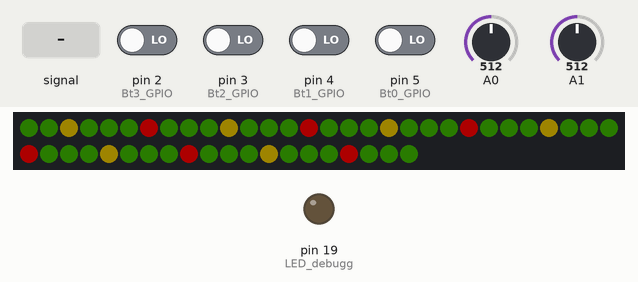
The sketch below on a simulated Arduino Uno, built with avr-gcc and run on an emulated ATmega328P. Parts: 50 RGB LEDs in strip order, left to right, continuing on the next row, output pins drawn as LEDs (lit = HIGH). Dashed ring = blinking. Inputs (shaded band) come from the test bench; at power-on: pin 2 (Bt3_GPIO), pin 3 (Bt2_GPIO), pin 4 (Bt1_GPIO), pin 5 (Bt0_GPIO) LOW, A0 = 512, A1 = 512. Dim RGB values are drawn brighter than linear; EEPROM starts erased.

Above: at 0.4 s.
1.3 s: pin 5 (Bt0_GPIO) driven HIGH
At 1.7 s:
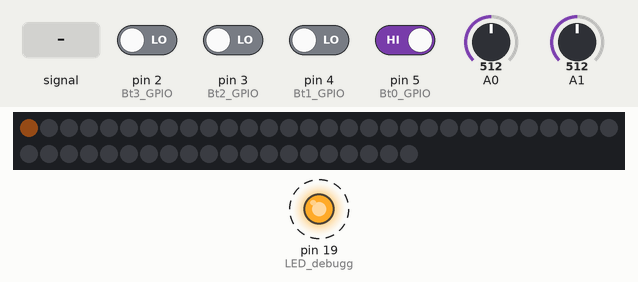
3.9 s: A0 fed a 200 Hz sine of ±460 counts around its level
At 6.8 s:
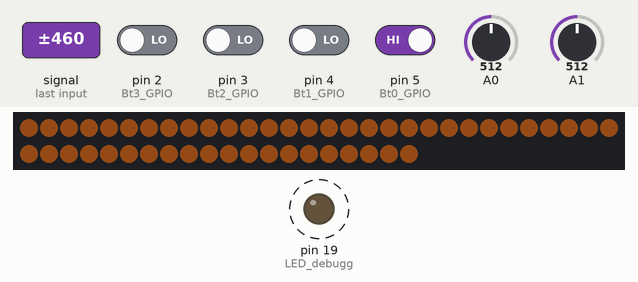
6.9 s: A1 fed a 200 Hz sine of ±255 counts around its level
At 8.1 s:
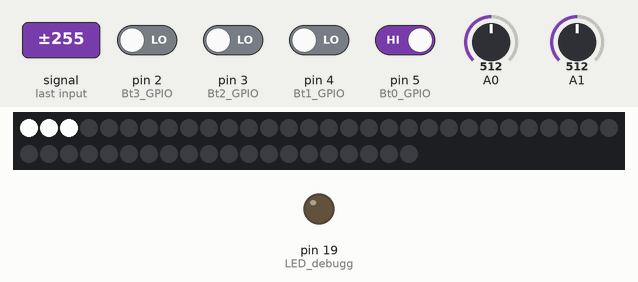
9.1 s: pin 3 (Bt2_GPIO) driven HIGH
11.5 s: pin 2 (Bt3_GPIO) driven HIGH
Timing chart, 0 to 14.5 s (numbered marks = the images above; inputs shaded):
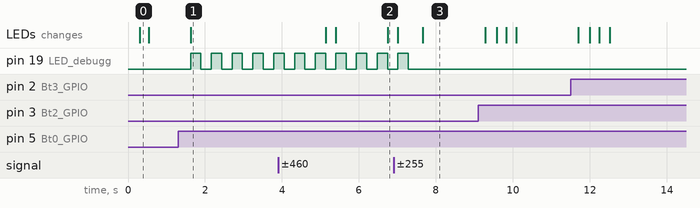

The sketch:

v1.0.ino
```cpp
//////////////////////////////////////////////////////////////////////
// Author: Manuel Remmele
// Date: 29.11.2021
// Version: V1.0
//
// About: This is the eighth versin for the code of the project
// in embedded systems (see: Manuel Remmele Final Project Report.pdf)
//
// Versin discription: This version has pressents a working RTOS
// framework, 4 different modes (FFT, Amplitude, color and Xmas) and
// stores the settings in the EEPROM.
/////////////////////////////////////////////////////////////////////


//RTOS ---------------------------------------------------------------
#include <Arduino_FreeRTOS.h>
#include <semphr.h>
#include "fix_fft.h"
#include <Adafruit_NeoPixel.h>
#ifdef __AVR__
  #include <avr/power.h>
#endif
#include <EEPROM.h>


// semaphores
static SemaphoreHandle_t sem_ADC_new_val;
static SemaphoreHandle_t sem_rb_full;
static SemaphoreHandle_t sem_led_ready;
static SemaphoreHandle_t sem_fft_done;

void TaskWS2812b( void *pvParameters );
void TaskRead( void *pvParameters );
void TaskFFT( void *pvParameters );
void TaskSettings( void *pvParameters );


//sound
#define RB_L 64                   // Sound Ring buffer length
volatile uint8_t sound_once;      // new measured ADC value
volatile uint8_t sound_rb[RB_L];  // ring buffer for ADC values. 1024 16 Bit variables need 130% of the dynamic memory
int8_t fft_rb[RB_L];              // FFT real buffer
int8_t fft_cb[RB_L];              // FFT compelx buffer
uint8_t fft_abs[RB_L/2];           // FFT compelx buffer
uint8_t rb_ctr = 0;                   // current possition for a new value in the ring buffer

#define DATA_PIN 9
#define NUM_LEDS 50

//Buttons
#define Bt0_GPIO  5
#define Bt1_GPIO  4
#define Bt2_GPIO  3
#define Bt3_GPIO  2
uint8_t Bt0_state = 0;
uint8_t Bt1_state = 0;
uint8_t Bt2_state = 0;
uint8_t Bt3_state = 0;
uint8_t Button_states = 0;
uint8_t mode;
#define MODES 4 //how many modes are there


//color
uint8_t HSV[] = {155,0,0};
uint8_t HSV_old[] = {155,0,0};


// Debugg LED
#define LED_debugg 19


Adafruit_NeoPixel pixels = Adafruit_NeoPixel(NUM_LEDS, DATA_PIN, NEO_GRB + NEO_KHZ800);


const TickType_t xDelay = 3000 / portTICK_PERIOD_MS;


////////////////////////////////////////////////////////////////////////////////
void setup() {
  // WS2812b
  pixels.begin();

  // ADC interrupt
  ADCSRA = B10101111;

  /*bit(ADEN) // Turn ADC on
           | bit(ADATE) // ADC Auto Trigger Enable
           | bit(ADIE) // Enable interrupt
           | bit(ADPS0) | bit(ADPS1) | bit(ADPS2); // Prescaler of 128*/
  ADMUX  = bit(REFS0)   // AVCC
           | B00000001; // ADC1
  ADCSRB = B01000000;   // free running mode


  // Buttons
  pinMode(Bt0_GPIO,INPUT);
  pinMode(Bt1_GPIO,INPUT);
  pinMode(Bt2_GPIO,INPUT);
  pinMode(Bt3_GPIO,INPUT);

  //Debugg LED
  pinMode(LED_debugg,OUTPUT);

  // Semaphores
  if ( sem_ADC_new_val == NULL )  // Check to confirm that the Serial Semaphore has not already been created.
  {
    sem_ADC_new_val= xSemaphoreCreateBinary();  // Create a binary semaphore
  }
  if ( sem_rb_full == NULL )  // Check to confirm that the Serial Semaphore has not already been created.
  {
    sem_rb_full= xSemaphoreCreateBinary();  // Create a binary semaphore
  }
  if ( sem_led_ready == NULL )  // Check to confirm that the Serial Semaphore has not already been created.
  {
    sem_led_ready= xSemaphoreCreateBinary();  // Create a binary semaphore
  }
  if ( sem_fft_done == NULL )  // Check to confirm that the Serial Semaphore has not already been created.
  {
    sem_fft_done= xSemaphoreCreateBinary();  // Create a binary semaphore
  }


  //load HSV values from EEPROM
  for (uint8_t i = 0; i < 3; i++){
    HSV[i] = EEPROM.read(i);
    HSV_old[i] = HSV[i];
  }
  mode = EEPROM.read(4);


  // Tasks
  xTaskCreate(
    TaskWS2812b
    ,  "WS2812b"  // A name just for humans
    ,  110  // This stack size can be checked & adjusted by reading the Stack Highwater -------- 66 is the minimum stack size
    ,  NULL //Parameters for the task
    ,  2  // Priority, with 3 (configMAX_PRIORITIES - 1) being the highest, and 0 being the lowest.
    ,  NULL ); //Task Handle

  xTaskCreate(
    TaskADC
    ,  "Read" // A name just for humans
    ,  75  // Stack size
    ,  NULL //Parameters for the task
    ,  3  // Priority
    ,  NULL ); //Task Handle

  xTaskCreate(
    TaskFFT
    ,  "FFT" // A name just for humans
    ,  110  // Stack size
    ,  NULL //Parameters for the task
    ,  1  // Priority
    ,  NULL ); //Task Handle

  xTaskCreate(
    TaskSettings
    ,  "Settings and Buttons" // A name just for humans
    ,  66  // Stack size
    ,  NULL //Parameters for the task
    ,  0  // Priority
    ,  NULL ); //Task Handle

}


/////////////////////////////////////////////////////////////////////////////////////////////////////////
// ADC Interrupt
ISR(ADC_vect) {
  BaseType_t task_woken = pdFALSE;
  sound_once = ADC>>2;
  xSemaphoreGiveFromISR(sem_ADC_new_val, &task_woken);
  if (task_woken) {
    portYIELD_FROM_ISR();
  }
}


// main program
void loop() {
}


void TaskWS2812b( void *pvParameters __attribute__((unused)) )  // This is a Task.
{
  while (1){


    xSemaphoreTake( sem_led_ready, ( TickType_t ) 100 );
    switch(mode){

      // FFT mode
      case 0:
        for (uint8_t i = 0; i < (NUM_LEDS); i++){
          if (i<24){
            pixels.setPixelColor (i, (fft_abs[i+8]>>2), (fft_abs[i+8]>>2), (fft_abs[i+8]>>2));
          }else{
            pixels.setPixelColor (i, 0,0,0);
          }
        }
        break;

      // Amplitude mode
      case 1:
        digitalWrite(LED_debugg, !digitalRead(LED_debugg));
        for (uint8_t i = 0; i < (NUM_LEDS); i++){
          if ((sound_once-(i))>127){
            pixels.setPixelColor (i, 20, 10, 3);
          }else{
            pixels.setPixelColor (i, 0, 0, 0);
          }
        }
        break;

      // simple one color constant mode
      case 2:
        for (uint8_t i = 0; i < 3; i++){ //(NUM_LEDS)
          pixels.setPixelColor (i, pixels.ColorHSV((uint16_t(HSV[0])<<8), (255-HSV[1]), HSV[2] ));
        }
        break;
      default: mode = 0;


      // Christmas mode
      case 3:
        // this mode uses the fft_rb buffer that is used for the FFT in FFT mode to store variables because storage is rar.
        for (uint8_t i = 0; i < (NUM_LEDS); i++){
          if ((i & B00000011) == B00000010){
            if ((i & B00000100) == 0){
              pixels.setPixelColor (i, 30, 25, 0);
            }else{
              pixels.setPixelColor (i, 50, 0, 0);
            }
          }else{
            pixels.setPixelColor (i, 1, 3, 0);
          }
        }
        break;

    }
    pixels.show();
  }
}


void TaskADC( void *pvParameters __attribute__((unused)) )  // This is a Task.
{
  bitSet(ADCSRA, ADSC); //starting the first conversation
  while(1){

    xSemaphoreTake(sem_ADC_new_val, portMAX_DELAY);
    uint8_t current_ADC = ADMUX ;
    if ((current_ADC & B00001111) == B00000001){    //if ADC1 is selected
      ADMUX = ADMUX & B11110000;      //select ADC0
      sound_rb[rb_ctr] = sound_once;
      if (rb_ctr >= RB_L-1){ // if ringbuffer is at one end change the index back to the beginning
        rb_ctr = 0;
        xSemaphoreGive(sem_rb_full);
        xSemaphoreTake( sem_fft_done, ( TickType_t ) 100 );
      }else{rb_ctr++;}
    }else{
      ADMUX = ADMUX | B0000001;  //select ADC1
    }
  }
}


void TaskFFT( void *pvParameters __attribute__((unused)) )  // This is a Task.
{
  uint8_t test = 0;
  while(1){
    if (1){
      if( xSemaphoreTake( sem_rb_full, ( TickType_t ) 100 ) == pdTRUE ){
        for (uint8_t i=0 ; i<(RB_L) ; i++){
          fft_cb[i] = 0;
          fft_rb[i] = sound_rb[i];
        }

        fix_fft(fft_rb,fft_cb,6,0);

        //process the 16th to 32th value of the fft
        uint16_t semi_pyth;
        uint8_t highest = 0;
        uint8_t highest_pos = 0;

        for (uint8_t i=16 ; i<(RB_L/2) ; i++){
          semi_pyth = (abs(fft_rb[i])) + (abs(fft_cb[i]));
          if ((semi_pyth>highest)&(semi_pyth>18)){
            fft_abs[highest_pos] = 0;
            highest_pos = i;
            highest = semi_pyth;
            fft_abs[i] = 1<<7;
          }else{
            if (fft_abs[i]>6){
              fft_abs[i]=fft_abs[i]-6;
            }else{
              fft_abs[i]=0;
            }
          }
        }

        // repeat the same thing for 8 to 16
        for (uint8_t i=8 ; i<16 ; i++){
          semi_pyth = (abs(fft_rb[i])) + (abs(fft_cb[i]));
          if ((semi_pyth>highest)&(semi_pyth>32)){
            fft_abs[highest_pos] = 0;
            highest_pos = i;
            highest = semi_pyth;
            fft_abs[i] = 1<<7;
          }else{
            if (fft_abs[i]>6){
              fft_abs[i]=fft_abs[i]-6;
            }else{
              fft_abs[i]=0;
            }
          }
        }

        xSemaphoreGive(sem_led_ready);
        xSemaphoreGive(sem_fft_done);
      }
      else
      {
        digitalWrite(LED_debugg, !digitalRead(LED_debugg));
          /* We could not obtain the semaphore and can therefore not access
          the shared resource safely. */
      }
    }
  }
}


void TaskSettings( void *pvParameters __attribute__((unused)) )
{
  uint8_t state = 0;
  while(1){
    state = digitalRead(Bt0_GPIO);

    if ((state != Bt0_state) & (state == HIGH)){
      mode ++;
      if (mode >= MODES){
        mode = 0;
      }
      EEPROM.write(4, mode);
    }
    Bt0_state = state;


    if (digitalRead(Bt1_GPIO)){
      HSV[0]= HSV[0]+4;
    }


    state = digitalRead(Bt2_GPIO);
    if ((state == HIGH)){
      if (HSV[1]<255){
        HSV[1] = HSV[1]<<1;
        HSV[1] = HSV[1]+1;
      }else{
        if (state != Bt2_state){
          HSV[1] = 0;
        }
      }
    }
    Bt2_state = state;


    state = digitalRead(Bt3_GPIO);
    if ((state == HIGH)){
      if (HSV[2]<255){
        HSV[2] = HSV[2]<<1;
        HSV[2] ++;
      }else{
        if (state != Bt3_state){
          HSV[2] = 0;
        }
      }
    }
    Bt3_state = state;

    for (uint8_t i = 0; i < 3; i++){
      if (HSV[i] != HSV_old[i]){
        EEPROM.write(i, HSV[i]);
        HSV_old[i] = HSV[i];
      }
    }

    vTaskDelay( 100 / portTICK_PERIOD_MS );
  }
}
```

fix_fft.cpp
```cpp
#include "fix_fft.h"
/* #include <WProgram.h> */

/* fix_fft.c - Fixed-point in-place Fast Fourier Transform  */
/*
  All data are fixed-point short integers, in which -32768
  to +32768 represent -1.0 to +1.0 respectively. Integer
  arithmetic is used for speed, instead of the more natural
  floating-point.

  For the forward FFT (time -> freq), fixed scaling is
  performed to prevent arithmetic overflow, and to map a 0dB
  sine/cosine wave (i.e. amplitude = 32767) to two -6dB freq
  coefficients. The return value is always 0.

  For the inverse FFT (freq -> time), fixed scaling cannot be
  done, as two 0dB coefficients would sum to a peak amplitude
  of 64K, overflowing the 32k range of the fixed-point integers.
  Thus, the fix_fft() routine performs variable scaling, and
  returns a value which is the number of bits LEFT by which
  the output must be shifted to get the actual amplitude
  (i.e. if fix_fft() returns 3, each value of fr[] and fi[]
  must be multiplied by 8 (2**3) for proper scaling.
  Clearly, this cannot be done within fixed-point short
  integers. In practice, if the result is to be used as a
  filter, the scale_shift can usually be ignored, as the
  result will be approximately correctly normalized as is.

  Written by:  Tom Roberts  11/8/89
  Made portable:  Malcolm Slaney 12/15/94 malcolm@interval.com
  Enhanced:  Dimitrios P. Bouras  14 Jun 2006 dbouras@ieee.org
  Modified for 8bit values David Keller  10.10.2010
*/

/*
  FIX_MPY() - fixed-point multiplication & scaling.
  Substitute inline assembly for hardware-specific
  optimization suited to a particluar DSP processor.
  Scaling ensures that result remains 16-bit.
*/
inline int8_t FIX_MPY(int8_t a, int8_t b)
{

  //Serial.println(a);
 //Serial.println(b);


    /* shift right one less bit (i.e. 15-1) */
    int16_t c = ((int16_t)a * (int16_t)b) >> 6;
    /* last bit shifted out = rounding-bit */
    b = c & 0x01;
    /* last shift + rounding bit */
    a = (c >> 1) + b;

      /*
      Serial.println(Sinewave[3]);
      Serial.println(c);
      Serial.println(a);
      while(1);*/

    return a;
}

/*
  fix_fft() - perform forward/inverse fast Fourier transform.
  fr[n],fi[n] are real and imaginary arrays, both INPUT AND
  RESULT (in-place FFT), with 0 <= n < 2**m; set inverse to
  0 for forward transform (FFT), or 1 for iFFT.
*/
int16_t fix_fft(int8_t fr[], int8_t fi[], int16_t m, int16_t inverse)
{
    int16_t mr, nn, i, j, l, k, istep, n, scale, shift;
    int8_t qr, qi, tr, ti, wr, wi;

    n = 1 << m;

    /* max FFT size = N_WAVE */
    if (n > N_WAVE)
      return -1;

    mr = 0;
    nn = n - 1;
    scale = 0;

    /* decimation in time - re-order data */
    for (m=1; m<=nn; ++m) {
      l = n;
      do {
        l >>= 1;
      } while (mr+l > nn);
      mr = (mr & (l-1)) + l;

      if (mr <= m)
        continue;
      tr = fr[m];
      fr[m] = fr[mr];
      fr[mr] = tr;
      ti = fi[m];
      fi[m] = fi[mr];
      fi[mr] = ti;
    }

    l = 1;
    k = LOG2_N_WAVE-1;
    while (l < n) {
      if (inverse) {
        /* variable scaling, depending upon data */
        shift = 0;
        for (i=0; i<n; ++i) {
            j = fr[i];
            if (j < 0)
              j = -j;
            m = fi[i];
            if (m < 0)
              m = -m;
            if (j > 16383 || m > 16383) {
              shift = 1;
              break;
            }
        }
        if (shift)
            ++scale;
      } else {
        /*
          fixed scaling, for proper normalization --
          there will be log2(n) passes, so this results
          in an overall factor of 1/n, distributed to
          maximize arithmetic accuracy.
        */
        shift = 1;
      }
      /*
        it may not be obvious, but the shift will be
        performed on each data point exactly once,
        during this pass.
      */
      istep = l << 1;
      for (m=0; m<l; ++m) {
        j = m << k;
        /* 0 <= j < N_WAVE/2 */
        wr =  pgm_read_byte_near(Sinewave + j+N_WAVE/4);

/*Serial.println("asdfasdf");
Serial.println(wr);
Serial.println(j+N_WAVE/4);
Serial.println(Sinewave[256]);

Serial.println("");*/


        wi = -pgm_read_byte_near(Sinewave + j);
        if (inverse)
            wi = -wi;
        if (shift) {
            wr >>= 1;
            wi >>= 1;
        }
        for (i=m; i<n; i+=istep) {
            j = i + l;
            tr = FIX_MPY(wr,fr[j]) - FIX_MPY(wi,fi[j]);
            ti = FIX_MPY(wr,fi[j]) + FIX_MPY(wi,fr[j]);
            qr = fr[i];
            qi = fi[i];
            if (shift) {
              qr >>= 1;
              qi >>= 1;
            }
            fr[j] = qr - tr;
            fi[j] = qi - ti;
            fr[i] = qr + tr;
            fi[i] = qi + ti;
        }
      }
      --k;
      l = istep;
    }
    return scale;
}

/*
  fix_fftr() - forward/inverse FFT on array of real numbers.
  Real FFT/iFFT using half-size complex FFT by distributing
  even/odd samples into real/imaginary arrays respectively.
  In order to save data space (i.e. to avoid two arrays, one
  for real, one for imaginary samples), we proceed in the
  following two steps: a) samples are rearranged in the real
  array so that all even samples are in places 0-(N/2-1) and
  all imaginary samples in places (N/2)-(N-1), and b) fix_fft
  is called with fr and fi pointing to index 0 and index N/2
  respectively in the original array. The above guarantees
  that fix_fft "sees" consecutive real samples as alternating
  real and imaginary samples in the complex array.
*/
int16_t fix_fftr(int8_t f[], int16_t m, int16_t inverse)
{
    int16_t i, N = 1<<(m-1), scale = 0;
    int8_t tt, *fr=f, *fi=&f[N];

    if (inverse)
      scale = fix_fft(fi, fr, m-1, inverse);
    for (i=1; i<N; i+=2) {
      tt = f[N+i-1];
      f[N+i-1] = f[i];
      f[i] = tt;
    }
    if (! inverse)
      scale = fix_fft(fi, fr, m-1, inverse);
    return scale;
}
```

Source omitted: fix_fft.h (2868 bytes)

Measured:
- after the input at 1.3 s, pin 19 (LED_debugg): alternates HIGH for 0.27 s and LOW for 0.27 s, starting after 0.32 s; the LEDs: change after 0.33 s (image 1)
- after the input at 3.9 s, the LEDs: first change after 1.2 s (image 2 shows a later state)
- after the input at 6.9 s, pin 19 (LED_debugg): goes on until 7.3 s, then stays LOW
